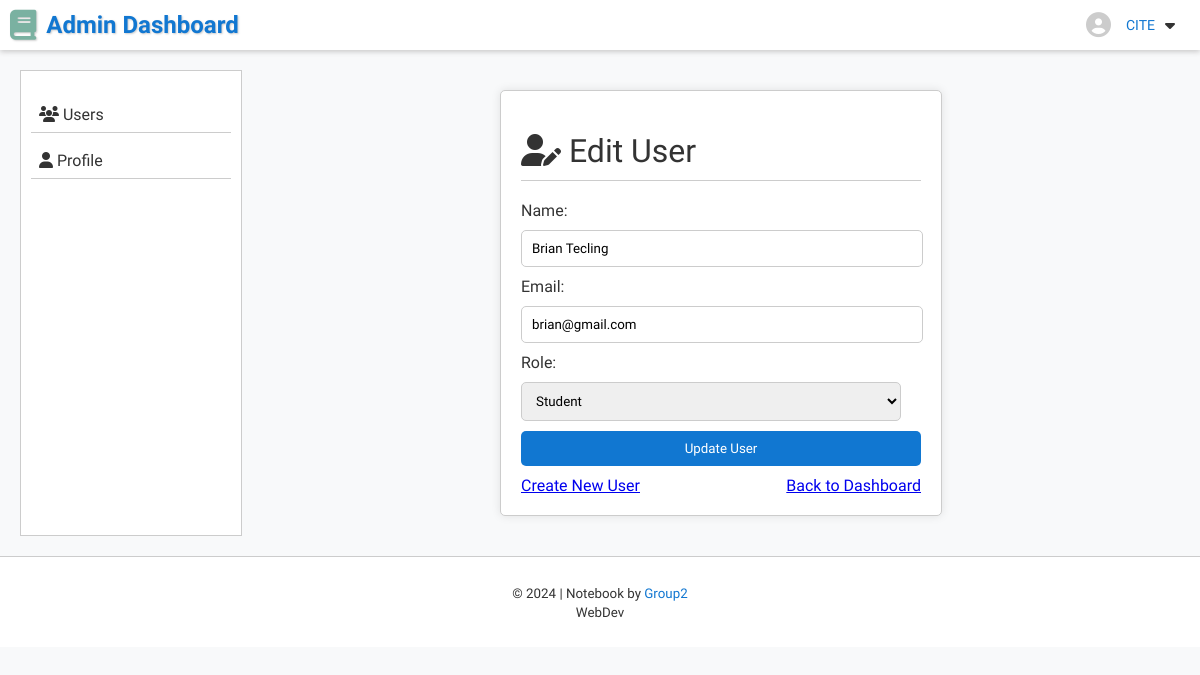
Page /controller/UserController.php?action=editUser&id=11 (signed in) on the committed database.
### tables this page shows
CREATE TABLE `users` (
  `id` int(6) UNSIGNED NOT NULL,
  `name` varchar(255) NOT NULL,
  `email` varchar(255) NOT NULL,
  `password` varchar(255) NOT NULL,
  `role` enum('student','instructor','admin') NOT NULL DEFAULT 'student',
  `created_at` timestamp NOT NULL DEFAULT current_timestamp()
);

### model/UserModel.php (called while the page is built, shortened)
<?php
include __DIR__ . "/../config/config.php";
    class UserModel {
        private $conn;
        public function __construct() {
            global $conn;
            $this->conn = $conn;
        }
        public function getUserById($user_id) {
            $sql = "SELECT * FROM users WHERE id = ?";
            $stmt = $this->conn->prepare($sql);
            $stmt->bind_param("i", $user_id);
            $stmt->execute();
            $result = $stmt->get_result();
            $user = $result->fetch_assoc();
            return $user;
        }
        public function getRoles() {
            $sql_roles = "SELECT DISTINCT role FROM users";
            $result_roles = $this->conn->query($sql_roles);
            $roles = [];
            while ($row_role = $result_roles->fetch_assoc()) {
                $roles[] = $row_role['role'];
            }
            return $roles;
        }
        public function getUserNameById($user_id) {
            $sql = "SELECT name FROM users WHERE id = ?";
            $stmt = $this->conn->prepare($sql);
            $stmt->bind_param("i", $user_id);
            $stmt->execute();
            $stmt->bind_result($name);
            return $name;
        }
    }
?>

### view/edit_user.php (the view, shortened to what this page needs)
<!DOCTYPE html>
<html lang="en">
<head>
    <link rel="stylesheet" href="../public/css/admin_dashboard.css">
    <link rel="stylesheet" href="../public/css/edit_user.css">
</head>
<body>
    <header>
        <div class="header-container">
            <div class="logo">
                <i class="fas fa-book"></i> Admin Dashboard
            </div>
            <div class="user-info">
                <i class="fas fa-user-circle" id="user-circle"></i>
                <span class="username"><?php echo htmlspecialchars($name); ?></span>
                <div class="dropdown">
                <i class="fa-solid fa-caret-down"></i>
                </div>
            </div>
        </div>
    </header>
    <main>
        <nav>
            <ul>
                <li><a href="../view/admin_dashboard.php"><i class="fas fa-users"></i> Users</a></li>
                <li><a href="../view/admin_profile.php"><i class="fas fa-user"></i> Profile</a></li>
            </ul>
        </nav>
        <div class="main-content">
            <div class="form-container">
                <h1><i class="fas fa-user-edit"></i> Edit User</h1>
                <form action="../controller/UserController.php?action=updateUser" method="post">
                    <label for="name">Name:</label>
                    <input type="text" id="name" name="name" value="<?php echo htmlspecialchars($user['name']); ?>" required>
                    <label for="email">Email:</label>
                    <input type="email" id="email" name="email" value="<?php echo htmlspecialchars($user['email']); ?>" required>
                    <label for="role">Role:</label>
                    <select id="role" name="role">
                        <?php foreach ($roles as $role): ?>
                            <option value="<?php echo $role; ?>" <?php echo ($user['role'] === $role) ? 'selected' : ''; ?>>
                                <?php echo ucfirst($role); ?>
                            </option>
                        <?php endforeach; ?>
                    </select>
                    <button type="submit">Update User</button>
                    <div class="createBtn">
                        <a href="../controller/UserController.php?action=createUser" class="button">Create New User</a>
                        <a href="../view/admin_dashboard.php" class="button">Back to Dashboard</a>
                    </div>
                </form>
            </div>
        </div>
    </main>
    <footer id="footer">
    <p>
        <small>&copy; 2024 | Notebook by <a href="github.com">Group2</a><br> WebDev</small>
    </p>
</footer>
</body>
</html>

### public/css/admin_dashboard.css (style rules this page uses)
body { font-family: 'Source sans 3', sans-serif; background-color: #f8f9fa; margin: 0; padding: 0; font-weight: 320; }
header { background-color: #fff; padding: 10px; color: #333; box-shadow: 0 2px 5px #ccc; }
.header-container { display: flex; justify-content: space-between; align-items: center; position: relative; }
.logo { font-size: 24px; font-weight: bold; color: #1177D1; text-shadow: 1px 1px 2px #ccc; display: flex; align-items: center; }
.logo i { font-size: 30px; margin-right: 10px; color: #7ab1a1; }
.user-info { display: flex; align-items: center; }
#user-circle { color: #ccc; font-size: 25px; margin-right:15px; }
.username { font-size: 14px; margin-right: 10px; font-weight: 400; color: #1177D1; }
.dropdown { position: relative; display: inline-block; margin-right: 15px; }
main { display: flex; padding: 20px; }
nav { width: 200px; background-color: #fff; border: 1px solid #ccc; padding: 10px; }
nav ul { list-style-type: none; padding: 0; }
nav ul li { margin-bottom: 10px; border-bottom: 1px solid #ccc; }
nav ul li a { text-decoration: none; color: #333; display: block; padding: 8px; }
.main-content { flex: 1; padding-left: 20px; }
h1 { margin-bottom: 20px; color: #fff; padding-bottom: 10px; border-bottom: 1px solid #ccc; }
footer { display: flex; justify-content: center; text-align: center; color: #333; bottom: 0; width: 100%; background-color: #fff; padding: 10px 0; border-top: 1px solid #ccc; }
footer a { color: #1177D1; text-decoration: none; }

### public/css/edit_user.css (style rules this page uses)
* { font-family: 'Source sans 3', 'sans serif'; font-weight: 350; }
.form-container { max-width: 400px; margin: 20px auto; background-color: #fff; padding: 20px; border-radius: 5px; box-shadow: 0 0 10px rgba(0, 0, 0, 0.1); border: 1px solid #ccc; }
.form-container h1 { margin-bottom: 20px; color: #333; }
.form-container label { display: block; margin-bottom: 10px; color: #333; }
.form-container input[type="text"], .form-container input[type="email"], .form-container select { width: 95%; padding: 10px; margin-bottom: 10px; border: 1px solid #ccc; border-radius: 5px; }
.form-container button { background-color: #1177D1; color: #fff; border: none; cursor: pointer; width: 100%; padding: 10px; border-radius: 5px; }
.createBtn { margin-top: 10px; display: flex; justify-content: space-between; }

### rows in the picture
users: name "CITE"
users: name "Brian Tecling", email "brian@gmail.com", role "Student"
